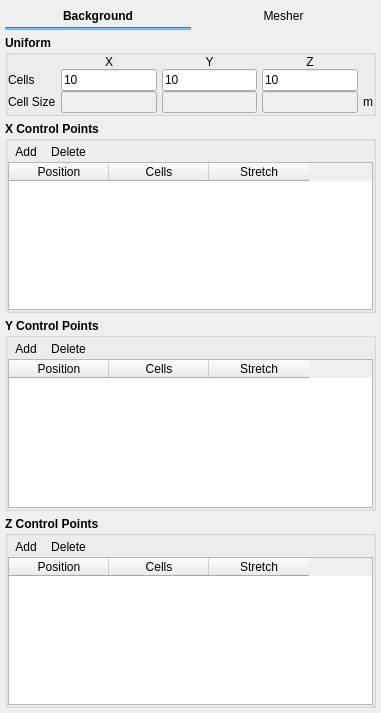
<?xml version="1.0" encoding="UTF-8"?>
<ui version="4.0">
 <class>mesh</class>
 <widget class="QWidget" name="mesh">
  <property name="geometry">
   <rect>
    <x>0</x>
    <y>0</y>
    <width>381</width>
    <height>713</height>
   </rect>
  </property>
  <layout class="QGridLayout" name="gridLayout">
   <property name="leftMargin">
    <number>5</number>
   </property>
   <property name="topMargin">
    <number>5</number>
   </property>
   <property name="rightMargin">
    <number>5</number>
   </property>
   <property name="bottomMargin">
    <number>5</number>
   </property>
   <property name="spacing">
    <number>5</number>
   </property>
   <item row="1" column="0" colspan="5">
    <widget class="QWidget" name="frame" native="true">
     <property name="styleSheet">
      <string notr="true">QPushButton:hover {
    color:#64B5F6;;
    background-color: transparent;
}

QPushButton:pressed {
    color: #64B5F6;
    background-color: transparent;
}

QPushButton:checked {
    color:#64B5F6;
    background-color: transparent;
}

</string>
     </property>
     <layout class="QGridLayout" name="gridlayout_mesh_tab_btns">
      <property name="leftMargin">
       <number>0</number>
      </property>
      <property name="topMargin">
       <number>0</number>
      </property>
      <property name="rightMargin">
       <number>0</number>
      </property>
      <property name="bottomMargin">
       <number>0</number>
      </property>
      <property name="spacing">
       <number>0</number>
      </property>
      <item row="0" column="0">
       <widget class="QPushButton" name="pushbutton_mesh_uniform">
        <property name="font">
         <font>
          <weight>75</weight>
          <bold>true</bold>
         </font>
        </property>
        <property name="text">
         <string>Background</string>
        </property>
        <property name="checkable">
         <bool>false</bool>
        </property>
        <property name="checked">
         <bool>false</bool>
        </property>
        <property name="flat">
         <bool>true</bool>
        </property>
       </widget>
      </item>
      <item row="0" column="1">
       <widget class="QPushButton" name="pushbutton_mesh_mesher">
        <property name="text">
         <string>Mesher</string>
        </property>
        <property name="checkable">
         <bool>false</bool>
        </property>
        <property name="flat">
         <bool>true</bool>
        </property>
       </widget>
      </item>
      <item row="1" column="0">
       <widget class="Line" name="line_mesh">
        <property name="styleSheet">
         <string notr="true">QWidget{
  background-color: #64B5F6;
  border-color: #64B5F6;
}</string>
        </property>
        <property name="orientation">
         <enum>Qt::Horizontal</enum>
        </property>
       </widget>
      </item>
     </layout>
    </widget>
   </item>
   <item row="3" column="3">
    <spacer name="verticalSpacer_41">
     <property name="orientation">
      <enum>Qt::Vertical</enum>
     </property>
     <property name="sizeType">
      <enum>QSizePolicy::Maximum</enum>
     </property>
     <property name="sizeHint" stdset="0">
      <size>
       <width>20</width>
       <height>10</height>
      </size>
     </property>
    </spacer>
   </item>
   <item row="4" column="0" colspan="5">
    <widget class="QStackedWidget" name="stackedwidget_mesh">
     <property name="currentIndex">
      <number>0</number>
     </property>
     <widget class="QWidget" name="background">
      <layout class="QGridLayout" name="gridLayout_3">
       <property name="leftMargin">
        <number>0</number>
       </property>
       <property name="topMargin">
        <number>0</number>
       </property>
       <property name="rightMargin">
        <number>0</number>
       </property>
       <property name="bottomMargin">
        <number>0</number>
       </property>
       <property name="spacing">
        <number>5</number>
       </property>
       <item row="0" column="0">
        <widget class="QGroupBox" name="groupBox">
         <property name="font">
          <font>
           <weight>75</weight>
           <bold>true</bold>
          </font>
         </property>
         <property name="title">
          <string>Uniform</string>
         </property>
         <property name="flat">
          <bool>true</bool>
         </property>
         <layout class="QGridLayout" name="gridLayout_2">
          <property name="leftMargin">
           <number>0</number>
          </property>
          <property name="topMargin">
           <number>0</number>
          </property>
          <property name="rightMargin">
           <number>0</number>
          </property>
          <property name="bottomMargin">
           <number>0</number>
          </property>
          <property name="horizontalSpacing">
           <number>5</number>
          </property>
          <property name="verticalSpacing">
           <number>0</number>
          </property>
          <item row="1" column="1">
           <widget class="LineEdit" name="lineedit_keyword_imax">
            <property name="font">
             <font>
              <weight>50</weight>
              <bold>false</bold>
             </font>
            </property>
            <property name="text">
             <string>10</string>
            </property>
           </widget>
          </item>
          <item row="2" column="1">
           <widget class="QLineEdit" name="lineedit_mesh_cells_size_x">
            <property name="enabled">
             <bool>false</bool>
            </property>
            <property name="font">
             <font>
              <weight>50</weight>
              <bold>false</bold>
             </font>
            </property>
            <property name="readOnly">
             <bool>true</bool>
            </property>
           </widget>
          </item>
          <item row="2" column="3">
           <widget class="QLineEdit" name="lineedit_mesh_cells_size_z">
            <property name="enabled">
             <bool>false</bool>
            </property>
            <property name="font">
             <font>
              <weight>50</weight>
              <bold>false</bold>
             </font>
            </property>
            <property name="readOnly">
             <bool>true</bool>
            </property>
           </widget>
          </item>
          <item row="2" column="2">
           <widget class="QLineEdit" name="lineedit_mesh_cells_size_y">
            <property name="enabled">
             <bool>false</bool>
            </property>
            <property name="font">
             <font>
              <weight>50</weight>
              <bold>false</bold>
             </font>
            </property>
            <property name="readOnly">
             <bool>true</bool>
            </property>
           </widget>
          </item>
          <item row="0" column="3">
           <widget class="QLabel" name="label_15">
            <property name="font">
             <font>
              <weight>50</weight>
              <bold>false</bold>
             </font>
            </property>
            <property name="text">
             <string>Z</string>
            </property>
            <property name="alignment">
             <set>Qt::AlignCenter</set>
            </property>
           </widget>
          </item>
          <item row="0" column="2">
           <widget class="QLabel" name="label_14">
            <property name="font">
             <font>
              <weight>50</weight>
              <bold>false</bold>
             </font>
            </property>
            <property name="text">
             <string>Y</string>
            </property>
            <property name="alignment">
             <set>Qt::AlignCenter</set>
            </property>
           </widget>
          </item>
          <item row="1" column="0">
           <widget class="QLabel" name="label_4">
            <property name="font">
             <font>
              <weight>50</weight>
              <bold>false</bold>
             </font>
            </property>
            <property name="text">
             <string>Cells</string>
            </property>
           </widget>
          </item>
          <item row="2" column="0">
           <widget class="QLabel" name="label_5">
            <property name="font">
             <font>
              <weight>50</weight>
              <bold>false</bold>
             </font>
            </property>
            <property name="text">
             <string>Cell Size</string>
            </property>
           </widget>
          </item>
          <item row="1" column="3">
           <widget class="LineEdit" name="lineedit_keyword_kmax">
            <property name="font">
             <font>
              <weight>50</weight>
              <bold>false</bold>
             </font>
            </property>
            <property name="text">
             <string>10</string>
            </property>
           </widget>
          </item>
          <item row="1" column="2">
           <widget class="LineEdit" name="lineedit_keyword_jmax">
            <property name="font">
             <font>
              <weight>50</weight>
              <bold>false</bold>
             </font>
            </property>
            <property name="text">
             <string>10</string>
            </property>
           </widget>
          </item>
          <item row="0" column="1">
           <widget class="QLabel" name="label_13">
            <property name="font">
             <font>
              <weight>50</weight>
              <bold>false</bold>
             </font>
            </property>
            <property name="text">
             <string>X</string>
            </property>
            <property name="alignment">
             <set>Qt::AlignCenter</set>
            </property>
           </widget>
          </item>
          <item row="2" column="4">
           <widget class="QLabel" name="label_16">
            <property name="font">
             <font>
              <weight>50</weight>
              <bold>false</bold>
             </font>
            </property>
            <property name="text">
             <string>m</string>
            </property>
           </widget>
          </item>
         </layout>
        </widget>
       </item>
       <item row="1" column="0">
        <spacer name="verticalSpacer_8">
         <property name="orientation">
          <enum>Qt::Vertical</enum>
         </property>
         <property name="sizeType">
          <enum>QSizePolicy::Maximum</enum>
         </property>
         <property name="sizeHint" stdset="0">
          <size>
           <width>20</width>
           <height>40</height>
          </size>
         </property>
        </spacer>
       </item>
       <item row="2" column="0">
        <widget class="QGroupBox" name="groupBox_2">
         <property name="font">
          <font>
           <weight>75</weight>
           <bold>true</bold>
          </font>
         </property>
         <property name="title">
          <string>X Control Points</string>
         </property>
         <property name="flat">
          <bool>true</bool>
         </property>
         <layout class="QGridLayout" name="gridLayout_49">
          <property name="leftMargin">
           <number>0</number>
          </property>
          <property name="topMargin">
           <number>0</number>
          </property>
          <property name="rightMargin">
           <number>0</number>
          </property>
          <property name="bottomMargin">
           <number>0</number>
          </property>
          <property name="horizontalSpacing">
           <number>5</number>
          </property>
          <property name="verticalSpacing">
           <number>0</number>
          </property>
          <item row="1" column="0">
           <widget class="Table" name="table_mesh_control_points_x">
            <property name="font">
             <font>
              <weight>50</weight>
              <bold>false</bold>
             </font>
            </property>
            <column>
             <property name="text">
              <string>Position</string>
             </property>
            </column>
            <column>
             <property name="text">
              <string>Cells</string>
             </property>
            </column>
            <column>
             <property name="text">
              <string>Stretch</string>
             </property>
            </column>
           </widget>
          </item>
          <item row="0" column="0">
           <widget class="QWidget" name="frame_2" native="true">
            <layout class="QHBoxLayout" name="horizontalLayout_27">
             <property name="spacing">
              <number>0</number>
             </property>
             <property name="leftMargin">
              <number>0</number>
             </property>
             <property name="topMargin">
              <number>0</number>
             </property>
             <property name="rightMargin">
              <number>0</number>
             </property>
             <property name="bottomMargin">
              <number>0</number>
             </property>
             <item>
              <widget class="QToolButton" name="toolbutton_mesh_add_x">
               <property name="font">
                <font>
                 <weight>50</weight>
                 <bold>false</bold>
                </font>
               </property>
               <property name="text">
                <string>Add</string>
               </property>
               <property name="autoRaise">
                <bool>true</bool>
               </property>
              </widget>
             </item>
             <item>
              <widget class="QToolButton" name="toolbutton_mesh_remove_x">
               <property name="font">
                <font>
                 <weight>50</weight>
                 <bold>false</bold>
                </font>
               </property>
               <property name="text">
                <string>Delete</string>
               </property>
               <property name="autoRaise">
                <bool>true</bool>
               </property>
              </widget>
             </item>
             <item>
              <spacer name="horizontalSpacer_9">
               <property name="orientation">
                <enum>Qt::Horizontal</enum>
               </property>
               <property name="sizeHint" stdset="0">
                <size>
                 <width>40</width>
                 <height>20</height>
                </size>
               </property>
              </spacer>
             </item>
            </layout>
           </widget>
          </item>
         </layout>
        </widget>
       </item>
       <item row="3" column="0">
        <widget class="QGroupBox" name="groupBox_3">
         <property name="font">
          <font>
           <weight>75</weight>
           <bold>true</bold>
          </font>
         </property>
         <property name="title">
          <string>Y Control Points</string>
         </property>
         <property name="flat">
          <bool>true</bool>
         </property>
         <layout class="QGridLayout" name="gridLayout_50">
          <property name="leftMargin">
           <number>0</number>
          </property>
          <property name="topMargin">
           <number>0</number>
          </property>
          <property name="rightMargin">
           <number>0</number>
          </property>
          <property name="bottomMargin">
           <number>0</number>
          </property>
          <property name="spacing">
           <number>0</number>
          </property>
          <item row="1" column="0">
           <widget class="Table" name="table_mesh_control_points_y">
            <property name="font">
             <font>
              <weight>50</weight>
              <bold>false</bold>
             </font>
            </property>
            <column>
             <property name="text">
              <string>Position</string>
             </property>
            </column>
            <column>
             <property name="text">
              <string>Cells</string>
             </property>
            </column>
            <column>
             <property name="text">
              <string>Stretch</string>
             </property>
            </column>
           </widget>
          </item>
          <item row="0" column="0">
           <widget class="QWidget" name="frame_4" native="true">
            <layout class="QHBoxLayout" name="horizontalLayout_23">
             <property name="spacing">
              <number>0</number>
             </property>
             <property name="leftMargin">
              <number>0</number>
             </property>
             <property name="topMargin">
              <number>0</number>
             </property>
             <property name="rightMargin">
              <number>0</number>
             </property>
             <property name="bottomMargin">
              <number>0</number>
             </property>
             <item>
              <widget class="QToolButton" name="toolbutton_mesh_add_y">
               <property name="font">
                <font>
                 <weight>50</weight>
                 <bold>false</bold>
                </font>
               </property>
               <property name="text">
                <string>Add</string>
               </property>
               <property name="autoRaise">
                <bool>true</bool>
               </property>
              </widget>
             </item>
             <item>
              <widget class="QToolButton" name="toolbutton_mesh_remove_y">
               <property name="font">
                <font>
                 <weight>50</weight>
                 <bold>false</bold>
                </font>
               </property>
               <property name="text">
                <string>Delete</string>
               </property>
               <property name="autoRaise">
                <bool>true</bool>
               </property>
              </widget>
             </item>
             <item>
              <spacer name="horizontalSpacer_10">
               <property name="orientation">
                <enum>Qt::Horizontal</enum>
               </property>
               <property name="sizeHint" stdset="0">
                <size>
                 <width>40</width>
                 <height>20</height>
                </size>
               </property>
              </spacer>
             </item>
            </layout>
           </widget>
          </item>
         </layout>
        </widget>
       </item>
       <item row="4" column="0">
        <widget class="QGroupBox" name="groupBox_4">
         <property name="font">
          <font>
           <weight>75</weight>
           <bold>true</bold>
          </font>
         </property>
         <property name="title">
          <string>Z Control Points</string>
         </property>
         <property name="flat">
          <bool>true</bool>
         </property>
         <layout class="QGridLayout" name="gridLayout_51">
          <property name="leftMargin">
           <number>0</number>
          </property>
          <property name="topMargin">
           <number>0</number>
          </property>
          <property name="rightMargin">
           <number>0</number>
          </property>
          <property name="bottomMargin">
           <number>0</number>
          </property>
          <property name="spacing">
           <number>0</number>
          </property>
          <item row="1" column="0">
           <widget class="Table" name="table_mesh_control_points_z">
            <property name="font">
             <font>
              <weight>50</weight>
              <bold>false</bold>
             </font>
            </property>
            <column>
             <property name="text">
              <string>Position</string>
             </property>
            </column>
            <column>
             <property name="text">
              <string>Cells</string>
             </property>
            </column>
            <column>
             <property name="text">
              <string>Stretch</string>
             </property>
            </column>
           </widget>
          </item>
          <item row="0" column="0">
           <widget class="QWidget" name="frame_33" native="true">
            <layout class="QHBoxLayout" name="horizontalLayout_3">
             <property name="spacing">
              <number>0</number>
             </property>
             <property name="leftMargin">
              <number>0</number>
             </property>
             <property name="topMargin">
              <number>0</number>
             </property>
             <property name="rightMargin">
              <number>0</number>
             </property>
             <property name="bottomMargin">
              <number>0</number>
             </property>
             <item>
              <widget class="QToolButton" name="toolbutton_mesh_add_z">
               <property name="font">
                <font>
                 <weight>50</weight>
                 <bold>false</bold>
                </font>
               </property>
               <property name="text">
                <string>Add</string>
               </property>
               <property name="autoRaise">
                <bool>true</bool>
               </property>
              </widget>
             </item>
             <item>
              <widget class="QToolButton" name="toolbutton_mesh_remove_z">
               <property name="font">
                <font>
                 <weight>50</weight>
                 <bold>false</bold>
                </font>
               </property>
               <property name="text">
                <string>Delete</string>
               </property>
               <property name="autoRaise">
                <bool>true</bool>
               </property>
              </widget>
             </item>
             <item>
              <spacer name="horizontalSpacer_11">
               <property name="orientation">
                <enum>Qt::Horizontal</enum>
               </property>
               <property name="sizeHint" stdset="0">
                <size>
                 <width>40</width>
                 <height>20</height>
                </size>
               </property>
              </spacer>
             </item>
            </layout>
           </widget>
          </item>
         </layout>
        </widget>
       </item>
      </layout>
     </widget>
     <widget class="QWidget" name="mesher">
      <layout class="QGridLayout" name="gridLayout_35">
       <property name="leftMargin">
        <number>0</number>
       </property>
       <property name="topMargin">
        <number>0</number>
       </property>
       <property name="rightMargin">
        <number>0</number>
       </property>
       <property name="bottomMargin">
        <number>0</number>
       </property>
       <property name="spacing">
        <number>5</number>
       </property>
       <item row="2" column="0" colspan="3">
        <widget class="QGroupBox" name="groupBox_5">
         <property name="font">
          <font>
           <weight>75</weight>
           <bold>true</bold>
          </font>
         </property>
         <property name="title">
          <string>Options</string>
         </property>
         <property name="flat">
          <bool>true</bool>
         </property>
         <layout class="QGridLayout" name="gridLayout_55">
          <property name="leftMargin">
           <number>0</number>
          </property>
          <property name="topMargin">
           <number>0</number>
          </property>
          <property name="rightMargin">
           <number>0</number>
          </property>
          <property name="bottomMargin">
           <number>0</number>
          </property>
          <property name="spacing">
           <number>0</number>
          </property>
          <item row="1" column="0">
           <widget class="QStackedWidget" name="stackedwidget_mesher_options">
            <property name="font">
             <font>
              <weight>50</weight>
              <bold>false</bold>
             </font>
            </property>
            <property name="currentIndex">
             <number>0</number>
            </property>
            <widget class="QWidget" name="cutcell">
             <layout class="QGridLayout" name="gridLayout_4">
              <property name="leftMargin">
               <number>5</number>
              </property>
              <property name="topMargin">
               <number>5</number>
              </property>
              <property name="rightMargin">
               <number>5</number>
              </property>
              <property name="bottomMargin">
               <number>5</number>
              </property>
              <item row="9" column="0">
               <widget class="QLabel" name="label_stl_small_angle">
                <property name="font">
                 <font>
                  <weight>50</weight>
                  <bold>false</bold>
                 </font>
                </property>
                <property name="text">
                 <string>Facet angle tolerance</string>
                </property>
               </widget>
              </item>
              <item row="6" column="1">
               <widget class="LineEdit" name="lineedit_keyword_fac_dim_max_cut_cell">
                <property name="font">
                 <font>
                  <weight>50</weight>
                  <bold>false</bold>
                 </font>
                </property>
               </widget>
              </item>
              <item row="7" column="0">
               <widget class="QLabel" name="label_itermax_int">
                <property name="font">
                 <font>
                  <weight>50</weight>
                  <bold>false</bold>
                 </font>
                </property>
                <property name="text">
                 <string>Maximum iterations</string>
                </property>
               </widget>
              </item>
              <item row="12" column="1">
               <widget class="LineEdit" name="lineedit_keyword_tol_delh">
                <property name="font">
                 <font>
                  <weight>50</weight>
                  <bold>false</bold>
                 </font>
                </property>
               </widget>
              </item>
              <item row="0" column="0" colspan="2">
               <widget class="CheckBox" name="checkbox_keyword_out_stl_value">
                <property name="font">
                 <font>
                  <weight>50</weight>
                  <bold>false</bold>
                 </font>
                </property>
                <property name="text">
                 <string>External Flow</string>
                </property>
                <property name="checked">
                 <bool>true</bool>
                </property>
               </widget>
              </item>
              <item row="11" column="1">
               <widget class="LineEdit" name="lineedit_keyword_dim_facets_per_cell">
                <property name="font">
                 <font>
                  <weight>50</weight>
                  <bold>false</bold>
                 </font>
                </property>
               </widget>
              </item>
              <item row="10" column="0">
               <widget class="QLabel" name="label_tol_stl_dp">
                <property name="font">
                 <font>
                  <weight>50</weight>
                  <bold>false</bold>
                 </font>
                </property>
                <property name="text">
                 <string>Dot product tolerance</string>
                </property>
               </widget>
              </item>
              <item row="5" column="0">
               <widget class="QLabel" name="label_tol_snap">
                <property name="font">
                 <font>
                  <weight>50</weight>
                  <bold>false</bold>
                 </font>
                </property>
                <property name="text">
                 <string>Snap tolerance</string>
                </property>
               </widget>
              </item>
              <item row="7" column="1">
               <widget class="LineEdit" name="lineedit_keyword_itermax_int">
                <property name="font">
                 <font>
                  <weight>50</weight>
                  <bold>false</bold>
                 </font>
                </property>
               </widget>
              </item>
              <item row="2" column="1">
               <widget class="LineEdit" name="lineedit_keyword_tol_small_cell">
                <property name="font">
                 <font>
                  <weight>50</weight>
                  <bold>false</bold>
                 </font>
                </property>
               </widget>
              </item>
              <item row="12" column="0">
               <widget class="QLabel" name="label_tol_delh">
                <property name="font">
                 <font>
                  <weight>50</weight>
                  <bold>false</bold>
                 </font>
                </property>
                <property name="text">
                 <string>Normal distance tolerance</string>
                </property>
               </widget>
              </item>
              <item row="4" column="0">
               <widget class="QLabel" name="label_tol_merge">
                <property name="font">
                 <font>
                  <weight>50</weight>
                  <bold>false</bold>
                 </font>
                </property>
                <property name="text">
                 <string>Merge tolerance</string>
                </property>
               </widget>
              </item>
              <item row="11" column="0">
               <widget class="QLabel" name="label_dim_facets_per_cell">
                <property name="font">
                 <font>
                  <weight>50</weight>
                  <bold>false</bold>
                 </font>
                </property>
                <property name="text">
                 <string>Max facets per cell</string>
                </property>
               </widget>
              </item>
              <item row="4" column="1">
               <widget class="LineEdit" name="lineedit_keyword_tol_merge">
                <property name="font">
                 <font>
                  <weight>50</weight>
                  <bold>false</bold>
                 </font>
                </property>
               </widget>
              </item>
              <item row="9" column="1">
               <widget class="LineEdit" name="lineedit_keyword_stl_small_angle">
                <property name="font">
                 <font>
                  <weight>50</weight>
                  <bold>false</bold>
                 </font>
                </property>
               </widget>
              </item>
              <item row="8" column="0">
               <widget class="QLabel" name="label_tol_stl">
                <property name="font">
                 <font>
                  <weight>50</weight>
                  <bold>false</bold>
                 </font>
                </property>
                <property name="text">
                 <string>Intersection tolerance</string>
                </property>
               </widget>
              </item>
              <item row="6" column="0">
               <widget class="QLabel" name="label_fac_dim_max_cut_cell">
                <property name="font">
                 <font>
                  <weight>50</weight>
                  <bold>false</bold>
                 </font>
                </property>
                <property name="text">
                 <string>Allocation factor</string>
                </property>
               </widget>
              </item>
              <item row="3" column="1">
               <widget class="LineEdit" name="lineedit_keyword_tol_small_area">
                <property name="font">
                 <font>
                  <weight>50</weight>
                  <bold>false</bold>
                 </font>
                </property>
               </widget>
              </item>
              <item row="2" column="0">
               <widget class="QLabel" name="label_tol_small_cell">
                <property name="font">
                 <font>
                  <weight>50</weight>
                  <bold>false</bold>
                 </font>
                </property>
                <property name="text">
                 <string>Small cell tolerance</string>
                </property>
               </widget>
              </item>
              <item row="8" column="1">
               <widget class="LineEdit" name="lineedit_keyword_tol_stl">
                <property name="font">
                 <font>
                  <weight>50</weight>
                  <bold>false</bold>
                 </font>
                </property>
               </widget>
              </item>
              <item row="10" column="1">
               <widget class="LineEdit" name="lineedit_keyword_tol_stl_dp">
                <property name="font">
                 <font>
                  <weight>50</weight>
                  <bold>false</bold>
                 </font>
                </property>
               </widget>
              </item>
              <item row="3" column="0">
               <widget class="QLabel" name="label_tol_small_area">
                <property name="font">
                 <font>
                  <weight>50</weight>
                  <bold>false</bold>
                 </font>
                </property>
                <property name="text">
                 <string>Small area tolerance</string>
                </property>
               </widget>
              </item>
              <item row="1" column="0" colspan="2">
               <widget class="CheckBox" name="checkbox_keyword_re_indexing">
                <property name="font">
                 <font>
                  <weight>50</weight>
                  <bold>false</bold>
                 </font>
                </property>
                <property name="text">
                 <string>Enable array re-indexing</string>
                </property>
               </widget>
              </item>
              <item row="5" column="1">
               <layout class="QHBoxLayout" name="horizontalLayout">
                <property name="spacing">
                 <number>2</number>
                </property>
                <item>
                 <widget class="QLabel" name="label_tol_snap_1">
                  <property name="font">
                   <font>
                    <weight>50</weight>
                    <bold>false</bold>
                   </font>
                  </property>
                  <property name="text">
                   <string>X</string>
                  </property>
                 </widget>
                </item>
                <item>
                 <widget class="LineEdit" name="lineedit_keyword_tol_snap_args_1"/>
                </item>
                <item>
                 <widget class="QLabel" name="label_tol_snap_2">
                  <property name="font">
                   <font>
                    <weight>50</weight>
                    <bold>false</bold>
                   </font>
                  </property>
                  <property name="text">
                   <string> Y</string>
                  </property>
                 </widget>
                </item>
                <item>
                 <widget class="LineEdit" name="lineedit_keyword_tol_snap_args_2"/>
                </item>
                <item>
                 <widget class="QLabel" name="label_tol_snap_3">
                  <property name="font">
                   <font>
                    <weight>50</weight>
                    <bold>false</bold>
                   </font>
                  </property>
                  <property name="text">
                   <string> Z</string>
                  </property>
                 </widget>
                </item>
                <item>
                 <widget class="LineEdit" name="lineedit_keyword_tol_snap_args_3"/>
                </item>
               </layout>
              </item>
             </layout>
            </widget>
            <widget class="QWidget" name="vtkTableBasedClipDataSet">
             <layout class="QGridLayout" name="gridLayout_56">
              <property name="leftMargin">
               <number>5</number>
              </property>
              <property name="topMargin">
               <number>0</number>
              </property>
              <property name="rightMargin">
               <number>5</number>
              </property>
              <property name="bottomMargin">
               <number>0</number>
              </property>
              <property name="horizontalSpacing">
               <number>5</number>
              </property>
              <item row="1" column="0">
               <widget class="QLabel" name="label_vtk_mesh_merge">
                <property name="text">
                 <string>Merge tolerance</string>
                </property>
               </widget>
              </item>
              <item row="2" column="0">
               <spacer name="verticalSpacer_42">
                <property name="orientation">
                 <enum>Qt::Vertical</enum>
                </property>
                <property name="sizeHint" stdset="0">
                 <size>
                  <width>20</width>
                  <height>40</height>
                 </size>
                </property>
               </spacer>
              </item>
              <item row="1" column="1">
               <widget class="QLineEdit" name="lineedit_vtk_mesh_merge">
                <property name="text">
                 <string>0.01</string>
                </property>
               </widget>
              </item>
              <item row="0" column="1">
               <widget class="QCheckBox" name="checkbox_mesh_inside">
                <property name="text">
                 <string>mesh inside</string>
                </property>
                <property name="checked">
                 <bool>true</bool>
                </property>
                <property name="tristate">
                 <bool>false</bool>
                </property>
               </widget>
              </item>
             </layout>
            </widget>
            <widget class="QWidget" name="vtkThreshold">
             <layout class="QGridLayout" name="gridLayout_58">
              <property name="leftMargin">
               <number>5</number>
              </property>
              <property name="topMargin">
               <number>0</number>
              </property>
              <property name="rightMargin">
               <number>0</number>
              </property>
              <property name="bottomMargin">
               <number>0</number>
              </property>
              <property name="spacing">
               <number>5</number>
              </property>
              <item row="1" column="0">
               <widget class="QCheckBox" name="checkbox_threshold_interface">
                <property name="text">
                 <string>Include interface cells</string>
                </property>
               </widget>
              </item>
              <item row="0" column="0">
               <widget class="QCheckBox" name="checkbox_threshold_inside">
                <property name="text">
                 <string>Mesh Inside</string>
                </property>
                <property name="checked">
                 <bool>true</bool>
                </property>
               </widget>
              </item>
              <item row="2" column="0">
               <spacer name="verticalSpacer_43">
                <property name="orientation">
                 <enum>Qt::Vertical</enum>
                </property>
                <property name="sizeHint" stdset="0">
                 <size>
                  <width>20</width>
                  <height>40</height>
                 </size>
                </property>
               </spacer>
              </item>
             </layout>
            </widget>
           </widget>
          </item>
         </layout>
        </widget>
       </item>
       <item row="0" column="0">
        <widget class="QLabel" name="label_127">
         <property name="font">
          <font>
           <weight>75</weight>
           <bold>true</bold>
          </font>
         </property>
         <property name="text">
          <string>Mesher</string>
         </property>
         <property name="alignment">
          <set>Qt::AlignLeading|Qt::AlignLeft|Qt::AlignVCenter</set>
         </property>
        </widget>
       </item>
       <item row="3" column="1">
        <spacer name="verticalSpacer_40">
         <property name="orientation">
          <enum>Qt::Vertical</enum>
         </property>
         <property name="sizeHint" stdset="0">
          <size>
           <width>20</width>
           <height>40</height>
          </size>
         </property>
        </spacer>
       </item>
       <item row="0" column="1" colspan="2">
        <widget class="ComboBox" name="combobox_mesher">
         <property name="enabled">
          <bool>false</bool>
         </property>
         <item>
          <property name="text">
           <string>cutcell</string>
          </property>
         </item>
        </widget>
       </item>
      </layout>
     </widget>
     <widget class="QWidget" name="page_4">
      <layout class="QGridLayout" name="gridLayout_36"/>
     </widget>
    </widget>
   </item>
  </layout>
 </widget>
 <customwidgets>
  <customwidget>
   <class>CheckBox</class>
   <extends>QCheckBox</extends>
   <header>mfixgui.widgets.base</header>
  </customwidget>
  <customwidget>
   <class>LineEdit</class>
   <extends>QLineEdit</extends>
   <header>mfixgui.widgets.base</header>
  </customwidget>
  <customwidget>
   <class>Table</class>
   <extends>QTableWidget</extends>
   <header>mfixgui.widgets.base</header>
  </customwidget>
  <customwidget>
   <class>ComboBox</class>
   <extends>QComboBox</extends>
   <header>mfixgui.widgets.base</header>
  </customwidget>
 </customwidgets>
 <tabstops>
  <tabstop>pushbutton_mesh_uniform</tabstop>
  <tabstop>lineedit_keyword_imax</tabstop>
  <tabstop>lineedit_keyword_jmax</tabstop>
  <tabstop>lineedit_keyword_kmax</tabstop>
  <tabstop>lineedit_mesh_cells_size_x</tabstop>
  <tabstop>lineedit_mesh_cells_size_y</tabstop>
  <tabstop>lineedit_mesh_cells_size_z</tabstop>
  <tabstop>toolbutton_mesh_add_x</tabstop>
  <tabstop>toolbutton_mesh_remove_x</tabstop>
  <tabstop>table_mesh_control_points_x</tabstop>
  <tabstop>toolbutton_mesh_add_y</tabstop>
  <tabstop>toolbutton_mesh_remove_y</tabstop>
  <tabstop>table_mesh_control_points_y</tabstop>
  <tabstop>toolbutton_mesh_add_z</tabstop>
  <tabstop>toolbutton_mesh_remove_z</tabstop>
  <tabstop>table_mesh_control_points_z</tabstop>
  <tabstop>pushbutton_mesh_mesher</tabstop>
  <tabstop>combobox_mesher</tabstop>
  <tabstop>checkbox_keyword_out_stl_value</tabstop>
  <tabstop>checkbox_keyword_re_indexing</tabstop>
  <tabstop>lineedit_keyword_tol_small_cell</tabstop>
  <tabstop>lineedit_keyword_tol_small_area</tabstop>
  <tabstop>lineedit_keyword_tol_merge</tabstop>
  <tabstop>lineedit_keyword_tol_snap_args_1</tabstop>
  <tabstop>lineedit_keyword_tol_snap_args_2</tabstop>
  <tabstop>lineedit_keyword_tol_snap_args_3</tabstop>
  <tabstop>lineedit_keyword_fac_dim_max_cut_cell</tabstop>
  <tabstop>lineedit_keyword_itermax_int</tabstop>
  <tabstop>lineedit_keyword_tol_stl</tabstop>
  <tabstop>lineedit_keyword_stl_small_angle</tabstop>
  <tabstop>lineedit_keyword_tol_stl_dp</tabstop>
  <tabstop>lineedit_keyword_dim_facets_per_cell</tabstop>
  <tabstop>checkbox_threshold_interface</tabstop>
  <tabstop>checkbox_threshold_inside</tabstop>
  <tabstop>checkbox_mesh_inside</tabstop>
  <tabstop>lineedit_vtk_mesh_merge</tabstop>
  <tabstop>lineedit_keyword_tol_delh</tabstop>
 </tabstops>
 <resources/>
 <connections/>
</ui>
